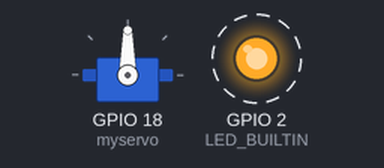
This sketch was run on a simulated ESP32. Parts: servo, output pins drawn as LEDs (lit = HIGH). Dashed ring = blinking. What the sketch prints to the serial monitor is not drawn.

Above: at 0.5 s.
Timing chart, 0 to 4.6 s (numbered marks = the images above):
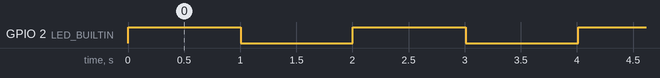

Measured:
- by itself, GPIO 2 (LED_BUILTIN): alternates HIGH for 1.0 s and LOW for 1.0 s

The sketch:

usart_hoverboard_esp32.ino
```cpp
#include <IBusBM.h>
#include <ESP32Servo.h>
IBusBM IBus;    // IBus object
Servo myservo;
// *******************************************************************
//  Arduino Nano 5V example code
//  for   https://github.com/EmanuelFeru/hoverboard-firmware-hack-FOC
//
//  Copyright (C) 2019-2020 Emanuel FERU <aerdronix@gmail.com>
//
// *******************************************************************
// INFO:
// • This sketch uses the the Serial Software interface to communicate and send commands to the hoverboard
// • The built-in (HW) Serial interface is used for debugging and visualization. In case the debugging is not needed,
//   it is recommended to use the built-in Serial interface for full speed perfomace.
// • The data packaging includes a Start Frame, checksum, and re-syncronization capability for reliable communication
//
// The code starts with zero speed and moves towards +
//
// CONFIGURATION on the hoverboard side in config.h:
// • Option 1: Serial on Right Sensor cable (short wired cable) - recommended, since the USART3 pins are 5V tolerant.
//   #define CONTROL_SERIAL_USART3
//   #define FEEDBACK_SERIAL_USART3
//   // #define DEBUG_SERIAL_USART3
// • Option 2: Serial on Left Sensor cable (long wired cable) - use only with 3.3V devices! The USART2 pins are not 5V tolerant!
//   #define CONTROL_SERIAL_USART2
//   #define FEEDBACK_SERIAL_USART2
//   // #define DEBUG_SERIAL_USART2
// *******************************************************************

// ########################## DEFINES ##########################
#define HOVER_SERIAL_BAUD   115200      // [-] Baud rate for HoverSerial (used to communicate with the hoverboard)
#define SERIAL_BAUD         115200      // [-] Baud rate for built-in Serial (used for the Serial Monitor)
#define START_FRAME         0xABCD       // [-] Start frme definition for reliable serial communication
#define TIME_SEND           100         // [ms] Sending time interval
#define SPEED_MAX_TEST      300         // [-] Maximum speed for testing
#define SPEED_STEP          20          // [-] Speed step
// #define DEBUG_RX                        // [-] Debug received data. Prints all bytes to serial (comment-out to disable)

#include <SoftwareSerial.h>
SoftwareSerial HoverSerial(2,3);        // RX, TX
SoftwareSerial HoverSerial2(12,13);        // RX, TX

// Global variables
uint8_t idx = 0;                        // Index for new data pointer
uint16_t bufStartFrame;                 // Buffer Start Frame
byte *p;                                // Pointer declaration for the new received data
byte incomingByte;
byte incomingBytePrev;

typedef struct{
   uint16_t start;
   int16_t  steer;
   int16_t  speed;
   uint16_t checksum;
} SerialCommand;
SerialCommand Command;

typedef struct{
   uint16_t start;
   int16_t  cmd1;
   int16_t  cmd2;
   int16_t  speedR_meas;
   int16_t  speedL_meas;
   int16_t  batVoltage;
   int16_t  boardTemp;
   uint16_t cmdLed;
   uint16_t checksum;
} SerialFeedback;
SerialFeedback Feedback;
SerialFeedback NewFeedback;

// ########################## SETUP ##########################
void setup()
{
  Serial.begin(SERIAL_BAUD);
  Serial.println("Hoverboard Serial v1.0");
  IBus.begin(Serial2,1);
  HoverSerial.begin(HOVER_SERIAL_BAUD);
  HoverSerial2.begin(HOVER_SERIAL_BAUD);

  pinMode(LED_BUILTIN, OUTPUT);
  myservo.attach(18);
  Serial.println("Start IBus2PWM_ESP32");
}

// ########################## SEND ##########################
void Send(int16_t uSteer, int16_t uSpeed)
{
  // Create command
  Command.start    = (uint16_t)START_FRAME;
  Command.steer    = (int16_t)uSteer;
  Command.speed    = (int16_t)uSpeed;
  Command.checksum = (uint16_t)(Command.start ^ Command.steer ^ Command.speed);

  // Write to Serial
  HoverSerial.write((uint8_t *) &Command, sizeof(Command));
  HoverSerial2.write((uint8_t *) &Command, sizeof(Command));

}

// ########################## RECEIVE ##########################
void Receive()
{
    // Check for new data availability in the Serial buffer
    if (HoverSerial.available()) {
        incomingByte    = HoverSerial.read();                                   // Read the incoming byte
        bufStartFrame = ((uint16_t)(incomingByte) << 8) | incomingBytePrev;       // Construct the start frame
    }
    else {
        return;
    }

  // If DEBUG_RX is defined print all incoming bytes
  #ifdef DEBUG_RX
        Serial.print(incomingByte);
        return;
    #endif

    // Copy received data
    if (bufStartFrame == START_FRAME) {                     // Initialize if new data is detected
        p       = (byte *)&NewFeedback;
        *p++    = incomingBytePrev;
        *p++    = incomingByte;
        idx     = 2;
    } else if (idx >= 2 && idx < sizeof(SerialFeedback)) {  // Save the new received data
        *p++    = incomingByte;
        idx++;
    }

    // Check if we reached the end of the package
    if (idx == sizeof(SerialFeedback)) {
        uint16_t checksum;
        checksum = (uint16_t)(NewFeedback.start ^ NewFeedback.cmd1 ^ NewFeedback.cmd2 ^ NewFeedback.speedR_meas ^ NewFeedback.speedL_meas
                            ^ NewFeedback.batVoltage ^ NewFeedback.boardTemp ^ NewFeedback.cmdLed);

        // Check validity of the new data
        if (NewFeedback.start == START_FRAME && checksum == NewFeedback.checksum) {
            // Copy the new data
            memcpy(&Feedback, &NewFeedback, sizeof(SerialFeedback));

            // Print data to built-in Serial
            Serial.print("1: ");   Serial.print(Feedback.cmd1);
            Serial.print(" 2: ");  Serial.print(Feedback.cmd2);
            Serial.print(" 3: ");  Serial.print(Feedback.speedR_meas);
            Serial.print(" 4: ");  Serial.print(Feedback.speedL_meas);
            Serial.print(" 5: ");  Serial.print(Feedback.batVoltage);
            Serial.print(" 6: ");  Serial.print(Feedback.boardTemp);
            Serial.print(" 7: ");  Serial.println(Feedback.cmdLed);
        } else {
          Serial.println("Non-valid data skipped");
        }
        idx = 0;    // Reset the index (it prevents to enter in this if condition in the next cycle)
    }

    // Update previous states
    incomingBytePrev = incomingByte;
}

// ########################## LOOP ##########################

unsigned long iTimeSend = 0;
int iTest = 0;
int iStep = SPEED_STEP;

void loop(void)
{
  int speedo;
  int steer;
  steer= IBus.readChannel(0); // get latest value for servo channel 1
  speedo = IBus.readChannel(1);
  steer=map(steer,1000,2000,-1000,1000);
  speedo=map(speedo,1000,2000,-1000,1000);

  unsigned long timeNow = millis();

  // Check for new received data
  Receive();

  // Send commands
  if (iTimeSend > timeNow) return;
  iTimeSend = timeNow + TIME_SEND;
  Send(speedo, steer);
  Serial.println(steer);
  Serial.println(speedo);


  // Calculate test command signal
  iTest += iStep;

  // Blink the LED
  digitalWrite(LED_BUILTIN, (timeNow%2000)<1000);
}

// ########################## END ##########################
```
